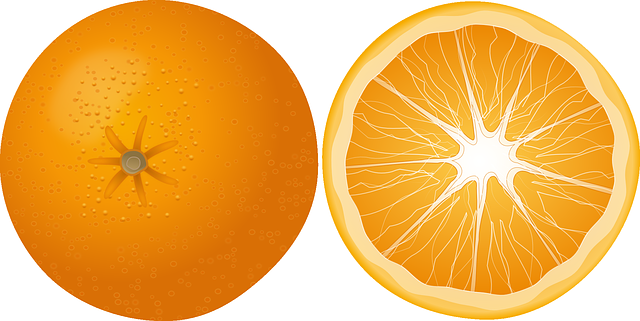
#> input picture sample/orange.png, 640 x 321 px
$ python edgeSelect.py
#> lines starting #> are read from the running program, lines starting #| are printed output that depends on the picture; after the words box and inside, x2 and y2 are one past the last pixel; in counts of white or black regions, pixels touching at a corner belong together
import cv2 as cv

img_color = cv.imread('../sample/orange.png')
#> img_color is the input picture: shape (321, 640, 3); mean B, G, R 90.8, 180.7, 242.3

height, width = img_color.shape[:2]
#> height = 321; width = 640
center_x , center_y = int(width*0.5), int(height*0.5)
#> center_x = 320; center_y = 160

img_roi = img_color[center_y-100:center_y+100, center_x-100:center_x+100].copy()
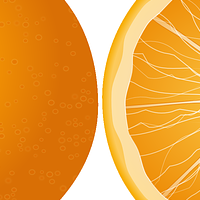
#> img_roi: shape (200, 200, 3); mean B, G, R 63.8, 162.1, 236.4

img_gray = cv.cvtColor(img_roi, cv.COLOR_BGR2GRAY)
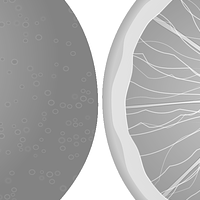
#> img_gray: shape (200, 200); min 111, max 255, mean 173.2
img_edge = cv.Canny(img_gray, 100, 300)
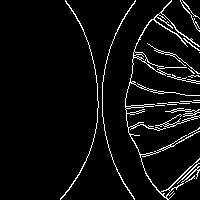
#> img_edge: shape (200, 200); 5.5% white in thin lines or dots, all inside (x1, y1, x2, y2) = (60, 0, 200, 200)

img_edge = cv.cvtColor(img_edge, cv.COLOR_GRAY2BGR)

# 원본 컬러영상에 다시 ROI 컬러 영상으로 변환
img_color[center_y-100:center_y+100, center_x-100:center_x+100] = img_edge
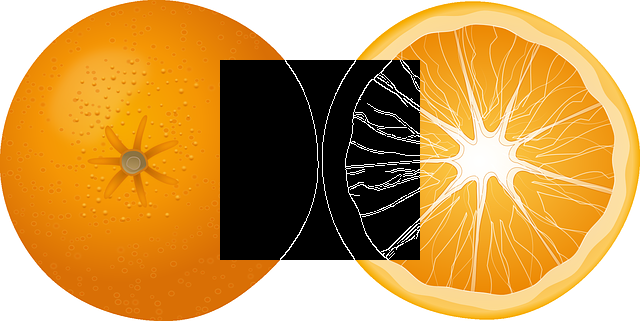
#> img_color: shape (321, 640, 3); 19.44% of pixels changed, all inside (x1, y1, x2, y2) = (220, 60, 420, 260)

cv.imshow('COLOR', img_color)
cv.imshow('ROI', img_roi)

cv.waitKey(0)
cv.destroyAllWindows()

$ run again, with sample/gradation.png copied over sample/orange.png
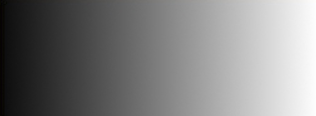
#> input picture sample/gradation.png, 316 x 116 px
#> img_color is the input picture: shape (116, 316, 3); mean B, G, R 127.8, 127.8, 127.9
#> `img_roi = img_color[center_y-100:center_y+100, center_x-100:center_x+1..`:
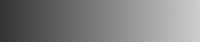
#> img_roi: shape (42, 200, 3); mean B, G, R 126.8, 126.8, 126.8
#> `img_color[center_y-100:center_y+100, center_x-100:center_x+100] = img_..`:
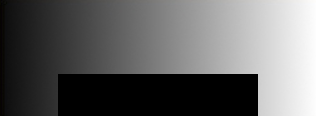
#> img_color: shape (116, 316, 3); mean B, G, R 98.7, 98.8, 98.8
